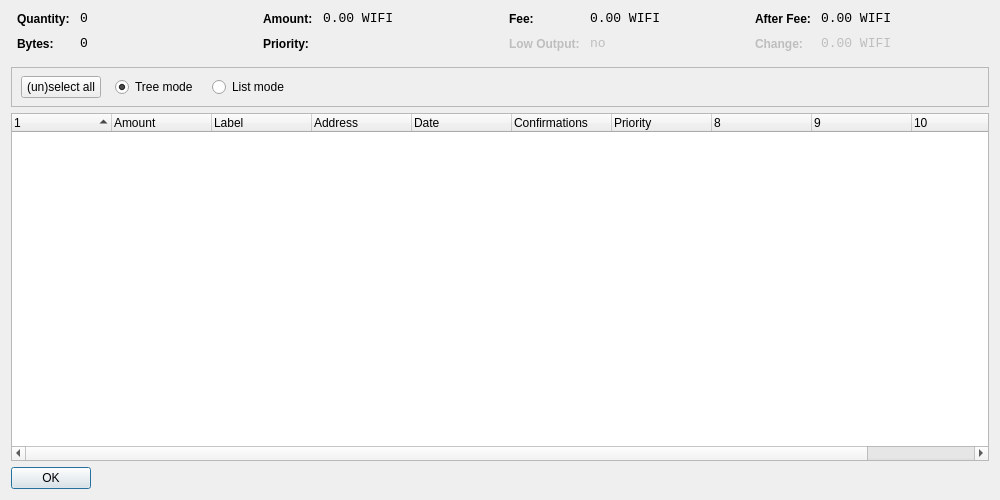
<?xml version="1.0" encoding="UTF-8"?>
<ui version="4.0">
 <class>CoinControlDialog</class>
 <widget class="QDialog" name="CoinControlDialog">
  <property name="geometry">
   <rect>
    <x>0</x>
    <y>0</y>
    <width>1000</width>
    <height>500</height>
   </rect>
  </property>
  <property name="windowTitle">
   <string>Coin Control</string>
  </property>
  <layout class="QVBoxLayout" name="verticalLayout">
   <item>
    <layout class="QHBoxLayout" name="horizontalLayoutTop" stretch="0,0,0,0">
     <property name="topMargin">
      <number>0</number>
     </property>
     <property name="bottomMargin">
      <number>10</number>
     </property>
     <item>
      <layout class="QFormLayout" name="formLayoutCoinControl1">
       <property name="horizontalSpacing">
        <number>10</number>
       </property>
       <property name="verticalSpacing">
        <number>10</number>
       </property>
       <property name="leftMargin">
        <number>6</number>
       </property>
       <property name="rightMargin">
        <number>6</number>
       </property>
       <item row="0" column="0">
        <widget class="QLabel" name="labelCoinControlQuantityText">
         <property name="styleSheet">
          <string notr="true">font-weight:bold;</string>
         </property>
         <property name="text">
          <string>Quantity:</string>
         </property>
        </widget>
       </item>
       <item row="0" column="1">
        <widget class="QLabel" name="labelCoinControlQuantity">
         <property name="font">
          <font>
           <family>Monospace</family>
           <pointsize>10</pointsize>
          </font>
         </property>
         <property name="cursor">
          <cursorShape>IBeamCursor</cursorShape>
         </property>
         <property name="contextMenuPolicy">
          <enum>Qt::ActionsContextMenu</enum>
         </property>
         <property name="text">
          <string notr="true">0</string>
         </property>
         <property name="textInteractionFlags">
          <set>Qt::LinksAccessibleByMouse|Qt::TextSelectableByKeyboard|Qt::TextSelectableByMouse</set>
         </property>
        </widget>
       </item>
       <item row="1" column="0">
        <widget class="QLabel" name="labelCoinControlBytesText">
         <property name="styleSheet">
          <string notr="true">font-weight:bold;</string>
         </property>
         <property name="text">
          <string>Bytes:</string>
         </property>
        </widget>
       </item>
       <item row="1" column="1">
        <widget class="QLabel" name="labelCoinControlBytes">
         <property name="font">
          <font>
           <family>Monospace</family>
           <pointsize>10</pointsize>
          </font>
         </property>
         <property name="cursor">
          <cursorShape>IBeamCursor</cursorShape>
         </property>
         <property name="contextMenuPolicy">
          <enum>Qt::ActionsContextMenu</enum>
         </property>
         <property name="text">
          <string notr="true">0</string>
         </property>
         <property name="textInteractionFlags">
          <set>Qt::LinksAccessibleByMouse|Qt::TextSelectableByKeyboard|Qt::TextSelectableByMouse</set>
         </property>
        </widget>
       </item>
      </layout>
     </item>
     <item>
      <layout class="QFormLayout" name="formLayoutCoinControl2">
       <property name="horizontalSpacing">
        <number>10</number>
       </property>
       <property name="verticalSpacing">
        <number>10</number>
       </property>
       <property name="leftMargin">
        <number>6</number>
       </property>
       <property name="rightMargin">
        <number>6</number>
       </property>
       <item row="0" column="0">
        <widget class="QLabel" name="labelCoinControlAmountText">
         <property name="styleSheet">
          <string notr="true">font-weight:bold;</string>
         </property>
         <property name="text">
          <string>Amount:</string>
         </property>
        </widget>
       </item>
       <item row="0" column="1">
        <widget class="QLabel" name="labelCoinControlAmount">
         <property name="font">
          <font>
           <family>Monospace</family>
           <pointsize>10</pointsize>
          </font>
         </property>
         <property name="cursor">
          <cursorShape>IBeamCursor</cursorShape>
         </property>
         <property name="contextMenuPolicy">
          <enum>Qt::ActionsContextMenu</enum>
         </property>
         <property name="text">
          <string notr="true">0.00 WIFI</string>
         </property>
         <property name="textInteractionFlags">
          <set>Qt::LinksAccessibleByMouse|Qt::TextSelectableByKeyboard|Qt::TextSelectableByMouse</set>
         </property>
        </widget>
       </item>
       <item row="1" column="0">
        <widget class="QLabel" name="labelCoinControlPriorityText">
         <property name="styleSheet">
          <string notr="true">font-weight:bold;</string>
         </property>
         <property name="text">
          <string>Priority:</string>
         </property>
        </widget>
       </item>
       <item row="1" column="1">
        <widget class="QLabel" name="labelCoinControlPriority">
         <property name="font">
          <font>
           <family>Monospace</family>
           <pointsize>10</pointsize>
          </font>
         </property>
         <property name="cursor">
          <cursorShape>IBeamCursor</cursorShape>
         </property>
         <property name="contextMenuPolicy">
          <enum>Qt::ActionsContextMenu</enum>
         </property>
         <property name="text">
          <string/>
         </property>
         <property name="textInteractionFlags">
          <set>Qt::LinksAccessibleByMouse|Qt::TextSelectableByKeyboard|Qt::TextSelectableByMouse</set>
         </property>
        </widget>
       </item>
      </layout>
     </item>
     <item>
      <layout class="QFormLayout" name="formLayoutCoinControl3">
       <property name="horizontalSpacing">
        <number>10</number>
       </property>
       <property name="verticalSpacing">
        <number>10</number>
       </property>
       <property name="leftMargin">
        <number>6</number>
       </property>
       <property name="rightMargin">
        <number>6</number>
       </property>
       <item row="0" column="0">
        <widget class="QLabel" name="labelCoinControlFeeText">
         <property name="styleSheet">
          <string notr="true">font-weight:bold;</string>
         </property>
         <property name="text">
          <string>Fee:</string>
         </property>
        </widget>
       </item>
       <item row="0" column="1">
        <widget class="QLabel" name="labelCoinControlFee">
         <property name="font">
          <font>
           <family>Monospace</family>
           <pointsize>10</pointsize>
          </font>
         </property>
         <property name="cursor">
          <cursorShape>IBeamCursor</cursorShape>
         </property>
         <property name="contextMenuPolicy">
          <enum>Qt::ActionsContextMenu</enum>
         </property>
         <property name="text">
          <string notr="true">0.00 WIFI</string>
         </property>
         <property name="textInteractionFlags">
          <set>Qt::LinksAccessibleByMouse|Qt::TextSelectableByKeyboard|Qt::TextSelectableByMouse</set>
         </property>
        </widget>
       </item>
       <item row="1" column="0">
        <widget class="QLabel" name="labelCoinControlLowOutputText">
         <property name="enabled">
          <bool>false</bool>
         </property>
         <property name="styleSheet">
          <string notr="true">font-weight:bold;</string>
         </property>
         <property name="text">
          <string>Low Output:</string>
         </property>
        </widget>
       </item>
       <item row="1" column="1">
        <widget class="QLabel" name="labelCoinControlLowOutput">
         <property name="enabled">
          <bool>false</bool>
         </property>
         <property name="font">
          <font>
           <family>Monospace</family>
           <pointsize>10</pointsize>
          </font>
         </property>
         <property name="cursor">
          <cursorShape>IBeamCursor</cursorShape>
         </property>
         <property name="contextMenuPolicy">
          <enum>Qt::ActionsContextMenu</enum>
         </property>
         <property name="text">
          <string notr="true">no</string>
         </property>
         <property name="textInteractionFlags">
          <set>Qt::LinksAccessibleByMouse|Qt::TextSelectableByKeyboard|Qt::TextSelectableByMouse</set>
         </property>
        </widget>
       </item>
      </layout>
     </item>
     <item>
      <layout class="QFormLayout" name="formLayoutCoinControl4">
       <property name="horizontalSpacing">
        <number>10</number>
       </property>
       <property name="verticalSpacing">
        <number>10</number>
       </property>
       <property name="leftMargin">
        <number>6</number>
       </property>
       <property name="rightMargin">
        <number>6</number>
       </property>
       <item row="0" column="0">
        <widget class="QLabel" name="labelCoinControlAfterFeeText">
         <property name="styleSheet">
          <string notr="true">font-weight:bold;</string>
         </property>
         <property name="text">
          <string>After Fee:</string>
         </property>
        </widget>
       </item>
       <item row="0" column="1">
        <widget class="QLabel" name="labelCoinControlAfterFee">
         <property name="font">
          <font>
           <family>Monospace</family>
           <pointsize>10</pointsize>
          </font>
         </property>
         <property name="cursor">
          <cursorShape>IBeamCursor</cursorShape>
         </property>
         <property name="contextMenuPolicy">
          <enum>Qt::ActionsContextMenu</enum>
         </property>
         <property name="text">
          <string notr="true">0.00 WIFI</string>
         </property>
         <property name="textInteractionFlags">
          <set>Qt::LinksAccessibleByMouse|Qt::TextSelectableByKeyboard|Qt::TextSelectableByMouse</set>
         </property>
        </widget>
       </item>
       <item row="1" column="0">
        <widget class="QLabel" name="labelCoinControlChangeText">
         <property name="enabled">
          <bool>false</bool>
         </property>
         <property name="styleSheet">
          <string notr="true">font-weight:bold;</string>
         </property>
         <property name="text">
          <string>Change:</string>
         </property>
        </widget>
       </item>
       <item row="1" column="1">
        <widget class="QLabel" name="labelCoinControlChange">
         <property name="enabled">
          <bool>false</bool>
         </property>
         <property name="font">
          <font>
           <family>Monospace</family>
           <pointsize>10</pointsize>
          </font>
         </property>
         <property name="cursor">
          <cursorShape>IBeamCursor</cursorShape>
         </property>
         <property name="contextMenuPolicy">
          <enum>Qt::ActionsContextMenu</enum>
         </property>
         <property name="text">
          <string notr="true">0.00 WIFI</string>
         </property>
         <property name="textInteractionFlags">
          <set>Qt::LinksAccessibleByMouse|Qt::TextSelectableByKeyboard|Qt::TextSelectableByMouse</set>
         </property>
        </widget>
       </item>
      </layout>
     </item>
    </layout>
   </item>
   <item>
    <widget class="QFrame" name="frame">
     <property name="minimumSize">
      <size>
       <width>0</width>
       <height>40</height>
      </size>
     </property>
     <property name="frameShape">
      <enum>QFrame::StyledPanel</enum>
     </property>
     <property name="frameShadow">
      <enum>QFrame::Sunken</enum>
     </property>
     <widget class="QWidget" name="horizontalLayoutWidget">
      <property name="geometry">
       <rect>
        <x>10</x>
        <y>0</y>
        <width>781</width>
        <height>41</height>
       </rect>
      </property>
      <layout class="QHBoxLayout" name="horizontalLayoutPanel" stretch="0,0,0,0,0">
       <property name="spacing">
        <number>14</number>
       </property>
       <item>
        <widget class="QPushButton" name="pushButtonSelectAll">
         <property name="sizePolicy">
          <sizepolicy hsizetype="Maximum" vsizetype="Fixed">
           <horstretch>0</horstretch>
           <verstretch>0</verstretch>
          </sizepolicy>
         </property>
         <property name="text">
          <string>(un)select all</string>
         </property>
        </widget>
       </item>
       <item>
        <widget class="QRadioButton" name="radioTreeMode">
         <property name="sizePolicy">
          <sizepolicy hsizetype="Maximum" vsizetype="Fixed">
           <horstretch>0</horstretch>
           <verstretch>0</verstretch>
          </sizepolicy>
         </property>
         <property name="text">
          <string>Tree mode</string>
         </property>
         <property name="checked">
          <bool>true</bool>
         </property>
        </widget>
       </item>
       <item>
        <widget class="QRadioButton" name="radioListMode">
         <property name="sizePolicy">
          <sizepolicy hsizetype="Maximum" vsizetype="Fixed">
           <horstretch>0</horstretch>
           <verstretch>0</verstretch>
          </sizepolicy>
         </property>
         <property name="text">
          <string>List mode</string>
         </property>
        </widget>
       </item>
       <item>
        <spacer name="horizontalSpacer">
         <property name="orientation">
          <enum>Qt::Horizontal</enum>
         </property>
         <property name="sizeHint" stdset="0">
          <size>
           <width>40</width>
           <height>20</height>
          </size>
         </property>
        </spacer>
       </item>
      </layout>
     </widget>
    </widget>
   </item>
   <item>
    <widget class="CoinControlTreeWidget" name="treeWidget">
     <property name="contextMenuPolicy">
      <enum>Qt::CustomContextMenu</enum>
     </property>
     <property name="sortingEnabled">
      <bool>false</bool>
     </property>
     <property name="columnCount">
      <number>11</number>
     </property>
     <attribute name="headerShowSortIndicator" stdset="0">
      <bool>true</bool>
     </attribute>
     <attribute name="headerStretchLastSection">
      <bool>false</bool>
     </attribute>
     <column>
      <property name="text">
       <string/>
      </property>
     </column>
     <column>
      <property name="text">
       <string>Amount</string>
      </property>
     </column>
     <column>
      <property name="text">
       <string>Label</string>
      </property>
     </column>
     <column>
      <property name="text">
       <string>Address</string>
      </property>
     </column>
     <column>
      <property name="text">
       <string>Date</string>
      </property>
     </column>
     <column>
      <property name="text">
       <string>Confirmations</string>
      </property>
      <property name="toolTip">
       <string>Confirmed</string>
      </property>
     </column>
     <column>
      <property name="text">
       <string>Priority</string>
      </property>
     </column>
     <column>
      <property name="text">
       <string/>
      </property>
     </column>
     <column>
      <property name="text">
       <string/>
      </property>
     </column>
     <column>
      <property name="text">
       <string/>
      </property>
     </column>
     <column>
      <property name="text">
       <string/>
      </property>
     </column>
    </widget>
   </item>
   <item>
    <widget class="QDialogButtonBox" name="buttonBox">
     <property name="sizePolicy">
      <sizepolicy hsizetype="Maximum" vsizetype="Fixed">
       <horstretch>0</horstretch>
       <verstretch>0</verstretch>
      </sizepolicy>
     </property>
     <property name="orientation">
      <enum>Qt::Horizontal</enum>
     </property>
     <property name="standardButtons">
      <set>QDialogButtonBox::Ok</set>
     </property>
    </widget>
   </item>
  </layout>
 </widget>
 <customwidgets>
  <customwidget>
   <class>CoinControlTreeWidget</class>
   <extends>QTreeWidget</extends>
   <header>coincontroltreewidget.h</header>
  </customwidget>
 </customwidgets>
 <resources/>
 <connections/>
</ui>
